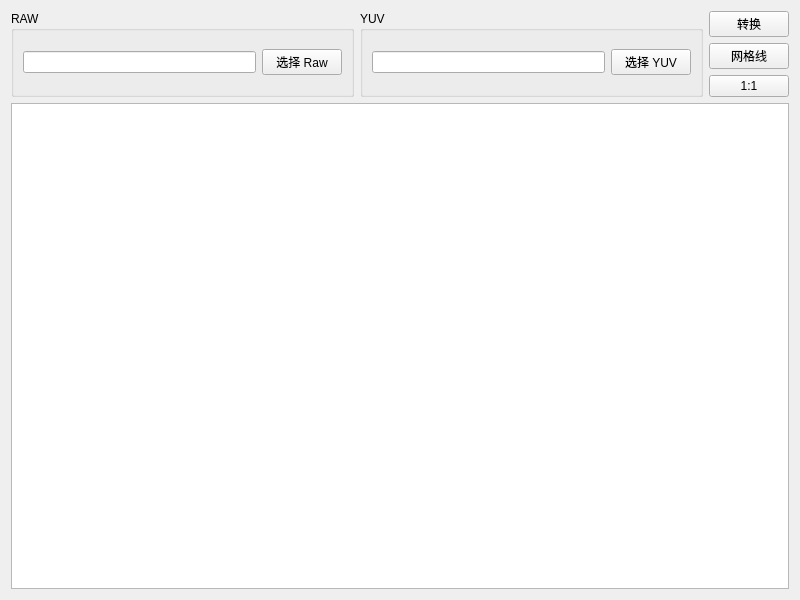
<?xml version="1.0" encoding="UTF-8"?>
<ui version="4.0">
 <class>Widget</class>
 <widget class="QWidget" name="Widget">
  <property name="geometry">
   <rect>
    <x>0</x>
    <y>0</y>
    <width>800</width>
    <height>600</height>
   </rect>
  </property>
  <property name="windowTitle">
   <string>Widget</string>
  </property>
  <layout class="QVBoxLayout" name="verticalLayout_3">
   <item>
    <layout class="QHBoxLayout" name="horizontalLayout_3">
     <item>
      <widget class="QGroupBox" name="groupBox_RAW">
       <property name="title">
        <string>RAW</string>
       </property>
       <layout class="QVBoxLayout" name="verticalLayout">
        <item>
         <layout class="QHBoxLayout" name="horizontalLayout">
          <item>
           <widget class="QLineEdit" name="RawPath"/>
          </item>
          <item>
           <widget class="QPushButton" name="RawC">
            <property name="text">
             <string>选择 Raw</string>
            </property>
           </widget>
          </item>
         </layout>
        </item>
       </layout>
      </widget>
     </item>
     <item>
      <widget class="QGroupBox" name="groupBox_YUV">
       <property name="title">
        <string>YUV</string>
       </property>
       <layout class="QVBoxLayout" name="verticalLayout_2">
        <item>
         <layout class="QHBoxLayout" name="horizontalLayout_2">
          <item>
           <widget class="QLineEdit" name="YuvPath"/>
          </item>
          <item>
           <widget class="QPushButton" name="YuvC">
            <property name="text">
             <string>选择 YUV</string>
            </property>
           </widget>
          </item>
         </layout>
        </item>
       </layout>
      </widget>
     </item>
     <item>
      <layout class="QVBoxLayout">
       <item>
        <widget class="QPushButton" name="convert">
         <property name="text">
          <string>转换</string>
         </property>
        </widget>
       </item>
       <item>
        <widget class="QPushButton" name="gridline">
         <property name="text">
          <string>网格线</string>
         </property>
        </widget>
       </item>
       <item>
        <widget class="QPushButton" name="one_to_one">
         <property name="text">
          <string>1:1</string>
         </property>
        </widget>
       </item>
      </layout>
     </item>
    </layout>
   </item>
   <item>
    <widget class="QGraphicsView" name="showView"/>
   </item>
  </layout>
 </widget>
 <resources/>
 <connections/>
</ui>
